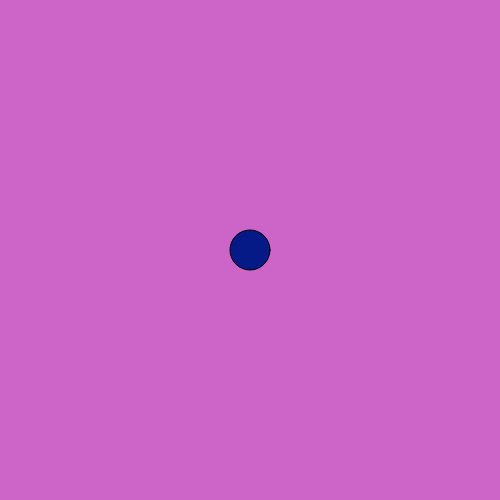
Frame 1 (no input)
Frame 60 (no input): identical to frame 1, image omitted
Frame 120 (the mouse pressed at the canvas centre since frame 60): identical to frame 1, image omitted

The p5.js sketch that drew this single still picture (run headless with seeded random() and noise() and a simulated clock; from frame 60 on, the mouse is pressed at the canvas centre):

// p5.js sketch
// ── sketch.js
function setup() {
  createCanvas(500, 500);
  background(205, 100, 200);

  fill(5, 26, 134);
  ellipse(250, 250, 40, 40);
}

function draw() {

}
